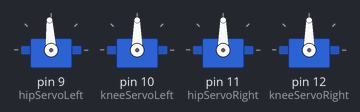
Bench run of a sketch on a simulated Arduino Uno, built with avr-gcc and run on an emulated ATmega328P. Parts: 4 × servo.

Above: at 0.05 s.
At 0.5 s:
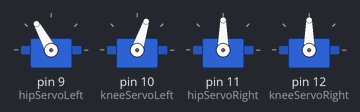
At 0.95 s:
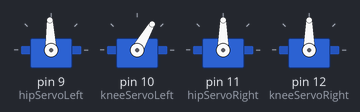
At 1.85 s:
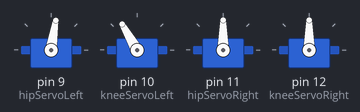
At 2.75 s:
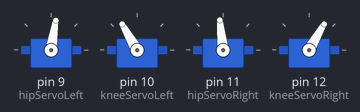
At 3.65 s:
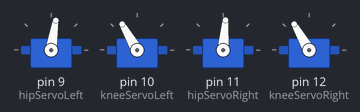
Timing chart, 0 to 8.5 s (numbered marks = the images above):
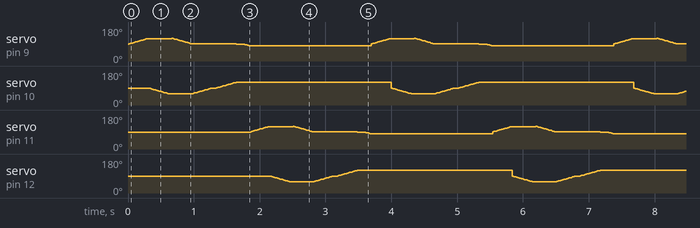

The sketch:

sketch_jul30a.ino
```cpp
#include <Servo.h>

// Define Servo objects for hip and knee servos
Servo hipServoLeft;
Servo kneeServoLeft;
Servo hipServoRight;
Servo kneeServoRight;

// Define parameters for movement
const int stepLength = 30;        // Length of each step (in degrees)
const int footLiftHeight = 60;    // Height of foot lift (in degrees)
const int movementSpeed = 50;     // Speed of movement (in milliseconds)

// Function to attach servos
void attachServos() {
    hipServoLeft.attach(9);  // Attach left hip servo to pin 9
    kneeServoLeft.attach(10); // Attach left knee servo to pin 10
    hipServoRight.attach(11); // Attach right hip servo to pin 11
    kneeServoRight.attach(12); // Attach right knee servo to pin 12
}

// Function to set initial positions of servos
void setInitialPositions() {
    hipServoLeft.write(90);  // Set left hip servo to 90 degrees
    kneeServoLeft.write(90); // Set left knee servo to 90 degrees
    hipServoRight.write(90); // Set right hip servo to 90 degrees
    kneeServoRight.write(90); // Set right knee servo to 90 degrees
}

// Function to incrementally rotate a servo from a start angle to an end angle
void incrementallyRotate(Servo &servo, int startAngle, int endAngle) {
    int step = (startAngle < endAngle) ? 1 : -1;
    for (int angle = startAngle; angle != endAngle; angle += step) {
        servo.write(angle);
        delay(10); // Small delay to smooth out the movement
    }
}

// Function to increment the angle of a servo from a start angle to an end angle
void incrementAngle(Servo &servo, int startAngle, int endAngle) {
    for (int angle = startAngle; angle <= endAngle; angle++) {
        servo.write(angle);
        delay(10);
    }
}

// Function to decrement the angle of a servo from a start angle to an end angle
void decrementAngle(Servo &servo, int startAngle, int endAngle) {
    for (int angle = startAngle; angle >= endAngle; angle--) {
        servo.write(angle);
        delay(10);
    }
}

// Function to maintain the angle of a servo
void maintainAngle(Servo &servo, int angle) {
    servo.write(angle);
    delay(100); // Short delay to stabilize
}

void setup() {
    attachServos();        // Attach the servos
    setInitialPositions(); // Set initial positions of servos
}

void loop() {
    // Lift the Leg
    incrementallyRotate(hipServoLeft, 90, 120); // Rotate left hip servo from 90 to 120 degrees
    decrementAngle(kneeServoLeft, 90, 60);     // Decrease left knee servo angle from 90 to 60 degrees
    delay(movementSpeed);

    // Swing the Leg Forward
    incrementallyRotate(hipServoLeft, 120, 90); // Rotate left hip servo from 120 back to 90 degrees
    incrementAngle(kneeServoLeft, 60, 90);     // Increase left knee servo angle from 60 back to 90 degrees
    delay(movementSpeed);

    // Lower the Leg
    incrementAngle(kneeServoLeft, 90, 120);   // Increase left knee servo angle from 90 to 120 degrees
    maintainAngle(hipServoLeft, 90);           // Keep left hip servo at 90 degrees

    // Shift Weight
    incrementallyRotate(hipServoLeft, 90, 80); // Rotate left hip servo from 90 to 80 degrees

    // Repeat for the Opposite Leg
    incrementallyRotate(hipServoRight, 90, 120); // Rotate right hip servo from 90 to 120 degrees
    decrementAngle(kneeServoRight, 90, 60);     // Decrease right knee servo angle from 90 to 60 degrees
    delay(movementSpeed);

    incrementallyRotate(hipServoRight, 120, 90); // Rotate right hip servo from 120 back to 90 degrees
    incrementAngle(kneeServoRight, 60, 90);     // Increase right knee servo angle from 60 back to 90 degrees
    delay(movementSpeed);

    incrementAngle(kneeServoRight, 90, 120);   // Increase right knee servo angle from 90 to 120 degrees
    maintainAngle(hipServoRight, 90);           // Keep right hip servo at 90 degrees

    incrementallyRotate(hipServoRight, 90, 80); // Rotate right hip servo from 90 to 80 degrees
}
```
